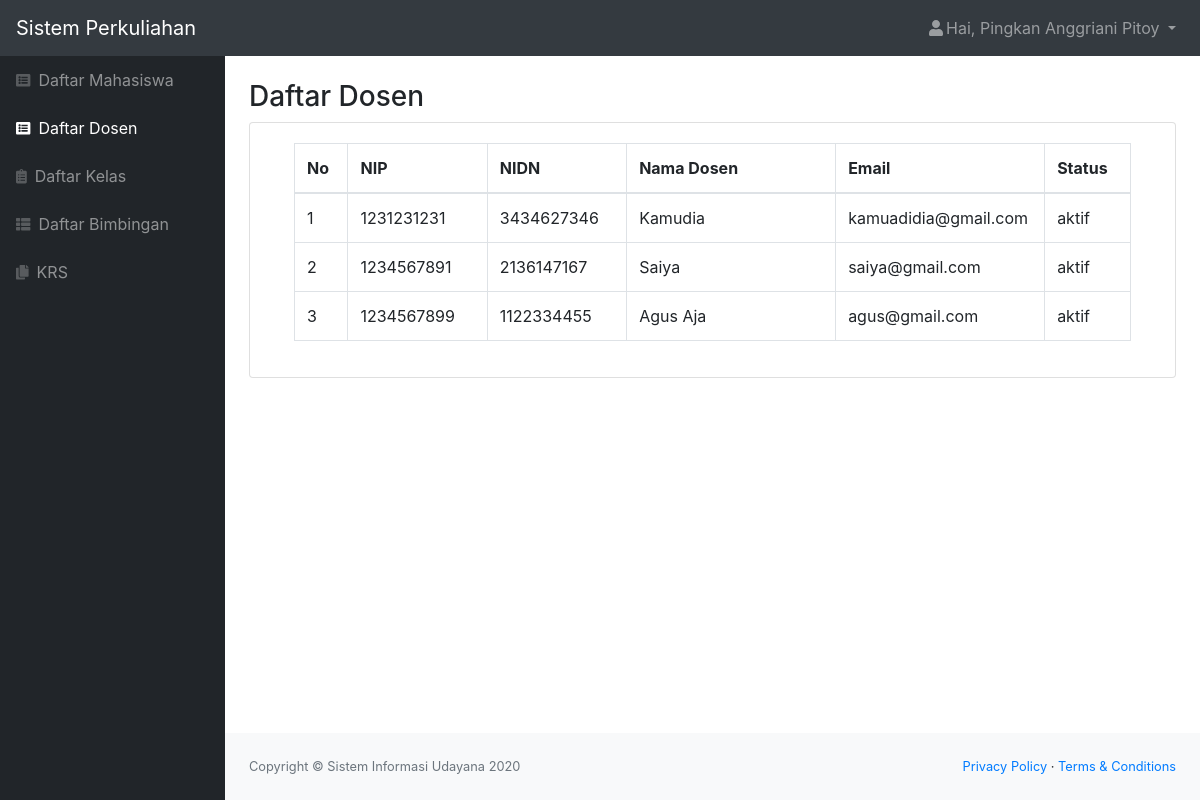
The app's page /dosen.php (signed in) with its own data.
### tables this page shows
CREATE TABLE `dosen` (
  `id_dosen` int(11) NOT NULL,
  `role` char(1) NOT NULL,
  `nip` varchar(25) NOT NULL,
  `nidn` char(10) NOT NULL,
  `nama` varchar(50) NOT NULL,
  `email` varchar(50) NOT NULL,
  `alamat` varchar(50) NOT NULL,
  `tanggal_lahir` date NOT NULL,
  `status` varchar(20) NOT NULL,
  `password` varchar(300) NOT NULL
);

### dosen.php (the view, shortened to what this page needs)
<?php
    include "function.php";
    $queryDosen = mysqli_query($koneksi, "SELECT * FROM dosen ORDER BY nip asc");
    $nama = $_SESSION['nama'];
    $role = $_SESSION['role'];
?>
<!DOCTYPE html>
<html lang="en">
    <head>
        <link href="styles.css" rel="stylesheet" />
        <link href="https://cdn.datatables.net/1.10.20/css/dataTables.bootstrap4.min.css" rel="stylesheet" />
    </head>
    <body class="sb-nav-fixed">
        <nav class="sb-topnav navbar navbar-expand navbar-dark bg-dark">
            <a class="navbar-brand" href="index.html">Sistem Perkuliahan</a>
            <ul class="navbar-nav ml-auto">
                <li class="nav-item dropdown">
                    <a class="nav-link dropdown-toggle" id="userDropdown" href="#" role="button" data-toggle="dropdown" aria-haspopup="true" aria-expanded="false"><i class="fas fa-user fa-fw"></i>Hai, <?= $nama; ?> </a>
                </li>
            </ul>
        </nav>
        <div id="layoutSidenav">
            <div id="layoutSidenav_nav">
                <nav class="sb-sidenav accordion sb-sidenav-dark" id="sidenavAccordion">
                    <div class="sb-sidenav-menu">
                        <div class="nav">
                            <a class="nav-link" href="mhs.php"
                                ><div class="sb-nav-link-icon"><i class="fas fa-list-alt"></i></div>
                                Daftar Mahasiswa</a
                            >
                            <a class="nav-link active" href="dosen.php"
                                ><div class="sb-nav-link-icon"><i class="fas fa-list-alt"></i></div>
                                Daftar Dosen</a
                            >
                            <a class="nav-link" href="kelas.php"
                                ><div class="sb-nav-link-icon"><i class="fas fa-clipboard-list"></i></div>
                                Daftar Kelas</a
                            >
                            <a class="nav-link" href="bimbingan.php"
                                ><div class="sb-nav-link-icon"><i class="fas fa-th-list"></i></div>
                                Daftar Bimbingan</a
                            >
                            <?php if($role == "1") { ?>
                            <a class="nav-link" href="krs.php"
                                ><div class="sb-nav-link-icon"><i class="fas fa-copy"></i></div>
                                KRS</a>
                            <?php } ?>
                        </div>
                    </div>
                </nav>
            </div>
            <div id="layoutSidenav_content">
                <main>
                    <div class="container-fluid">
                        <h3 class="mt-4">Daftar Dosen</h3>
                        <div class="card mb-4">
                            <div class="card-body">
                                <div class="table-responsive">
                                    <div class="container">
                                        <table class="table table-bordered" id="dataTable" width="100%" cellspacing="0">
                                            <thead>
                                                <tr>
                                                    <th>No</th>
                                                    <th class="col-sm-2">NIP</th>
                                                    <th class="col-sm-2">NIDN</th>
                                                    <th class="col-sm-3">Nama Dosen</th>
                                                    <th class="col-sm-3">Email</th>
                                                    <th>Status</th>
                                                </tr>
                                            </thead>
                                            <?php $i=1;
                                            foreach ($queryDosen as $data) : ?>
                                                <tr>
                                                    <td><?= $i++; ?></td>
                                                    <td><?= $data['nip']; ?></td>
                                                    <td><?= $data['nidn']; ?></td>
                                                    <td><?= $data['nama']; ?></td>
                                                    <td><?= $data['email']; ?></td>
                                                    <td><?= $data['status']; ?></td>
                                                </tr>
                                                    <?php endforeach; ?>
                                        </table>
                                    </div>
                                </div>
                            </div>
                        </div>
                    </div>
                </main>
                <footer class="py-4 bg-light mt-auto">
                    <div class="container-fluid">
                        <div class="d-flex align-items-center justify-content-between small">
                            <div class="text-muted">Copyright &copy; Sistem Informasi Udayana 2020</div>
                            <div>
                                <a href="#">Privacy Policy</a>
                                &middot;
                                <a href="#">Terms &amp; Conditions</a>
                            </div>
                        </div>
                    </div>
                </footer>
            </div>
        </div>
    </body>
</html>

### records on screen
dosen: nip "1231231231", nidn "3434627346", nama "Kamudia", email "kamuadidia@gmail.com", status "aktif"
dosen: nip "1234567891", nidn "2136147167", nama "Saiya", email "saiya@gmail.com", status "aktif"
dosen: nip "1234567899", nidn "1122334455", nama "Agus Aja", email "agus@gmail.com", status "aktif"

### other values on screen
$nama "Pingkan Anggriani Pitoy"
